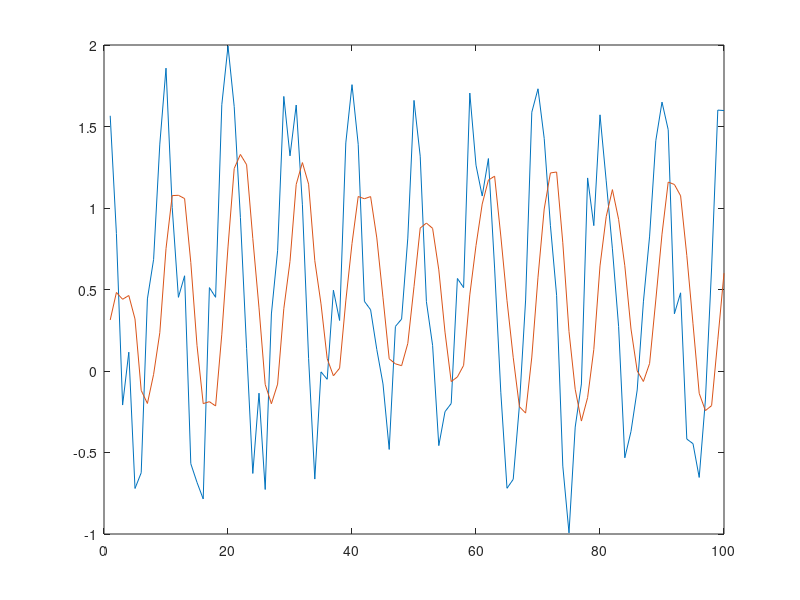

MATLAB code for this plot:
input = [];
for n= 1:100
    temp = cos(2*n*pi/10) + rand();
    input = [input temp];
end

t = 1:100;
window_size = 5;
B = (1/window_size)*ones(window_size,1); 
out = filter(B,1,input);

plot(t, input, t, out)
